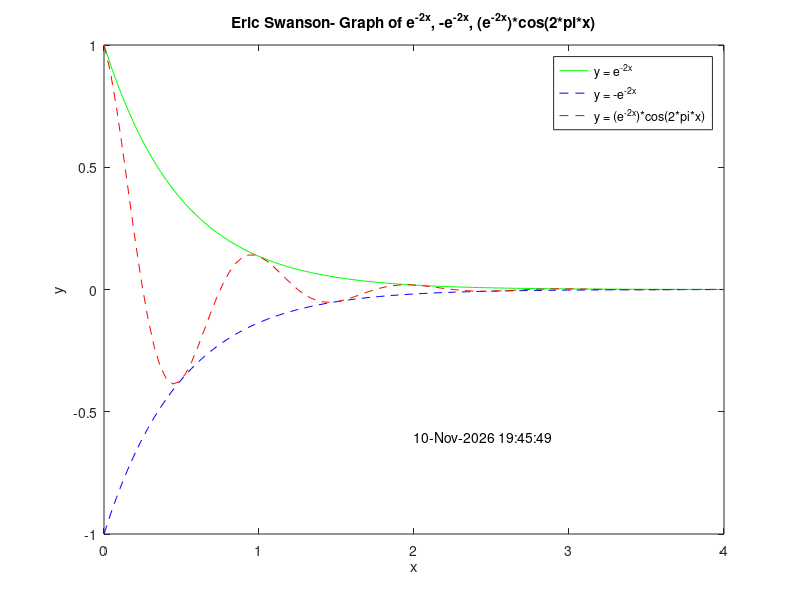

The MATLAB script that drew this image:
%Eric Swanson
%Sec 208/ 3 PM
%Exam 1 Take Home
x=linspace(0,4);
y1=exp(-2*x);
y2=-1*exp(-2*x);
y3=(exp(-2*x).*cos(2*pi*x));
plot(x,y1,'-g',x,y2,'--b',x,y3,'--r')
title('Eric Swanson- Graph of e^-^2^x, -e^-^2^x, (e^-^2^x)*cos(2*pi*x)')
legend('y = e^-^2^x','y = -e^-^2^x','y = (e^-^2^x)*cos(2*pi*x)')
xlabel('x')
ylabel('y')
t=datestr(now);
text(2,-0.6,t)